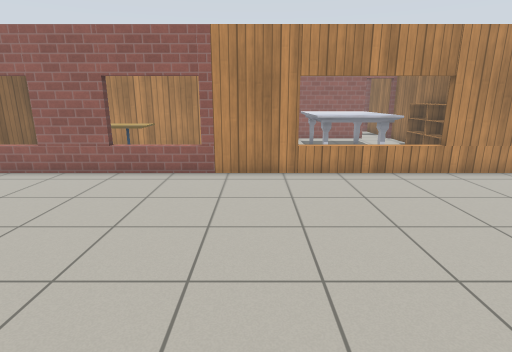
view 1 (above)

24 first-person views from a walk through a robot-simulator world made for Gazebo. The camera is 1.3 m above the floor, tilts 14° down and sees 80° across. The floor is counted in squares, 0.5 m on a side. Each view is taken from the middle of a square. On the plan, view 1 faces up. The plan holds only what a view shows up to about 20 squares ahead; the rest is blank. The place goes on beyond the plan. Robots are left out. Gazebo's built-in surfaces are drawn with simple patterns.

view 2
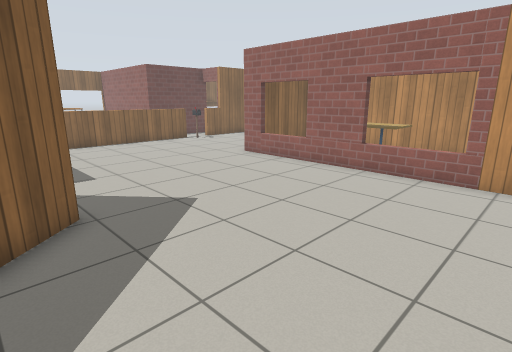

view 3
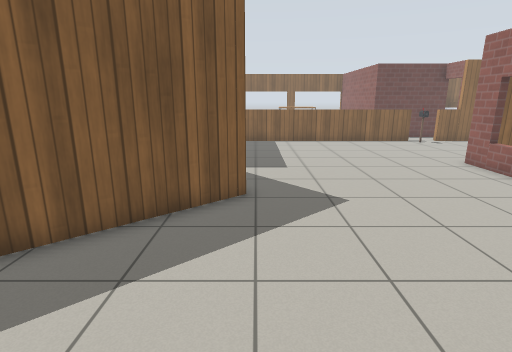

view 4
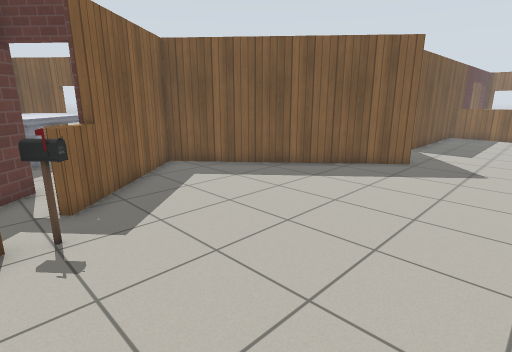

view 5
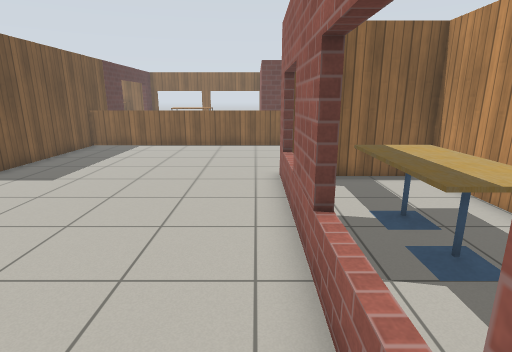

view 6
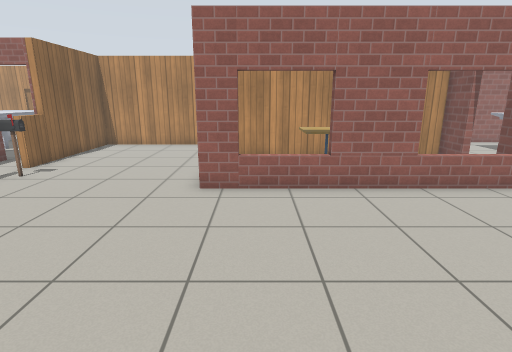

view 7
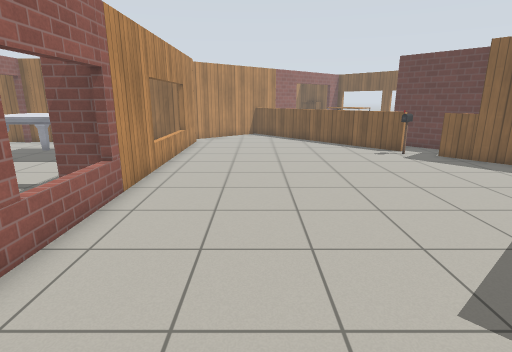

view 8
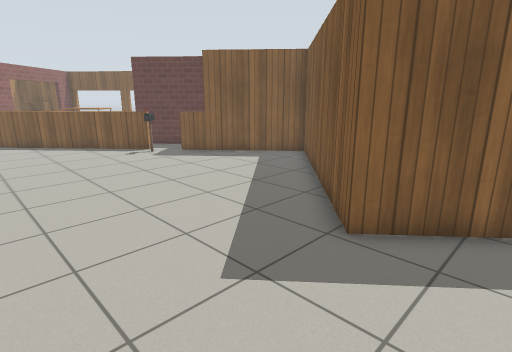

view 9
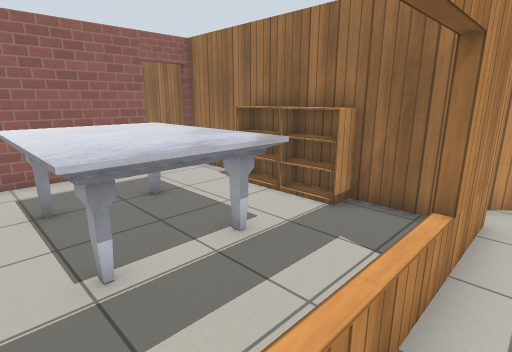

view 10
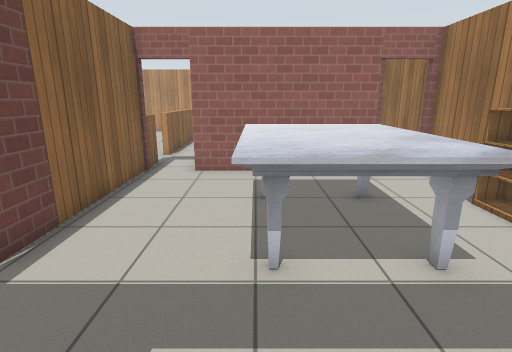

view 11
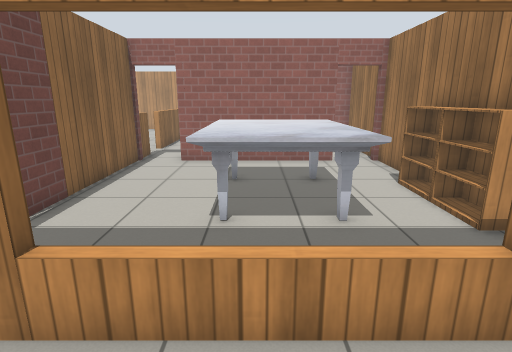

view 12
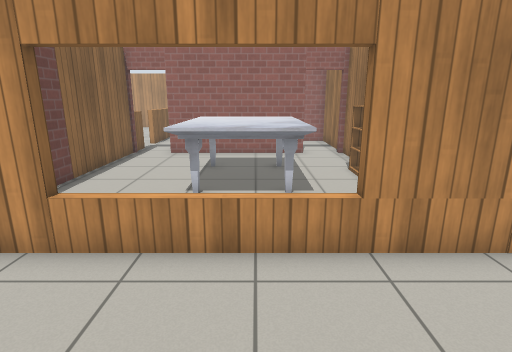

view 13
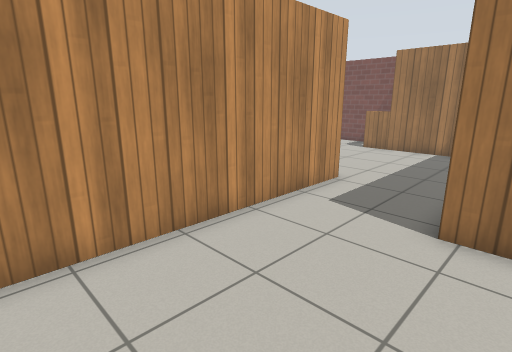

view 14
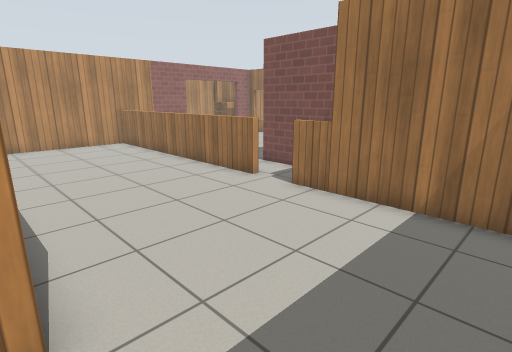

view 15
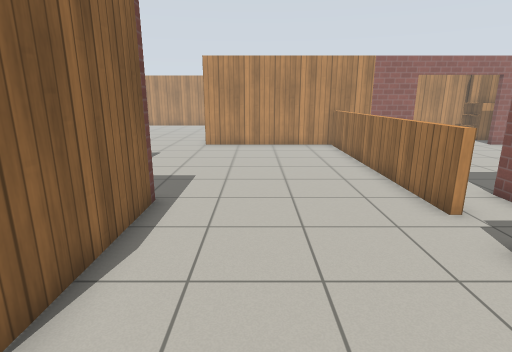

view 16
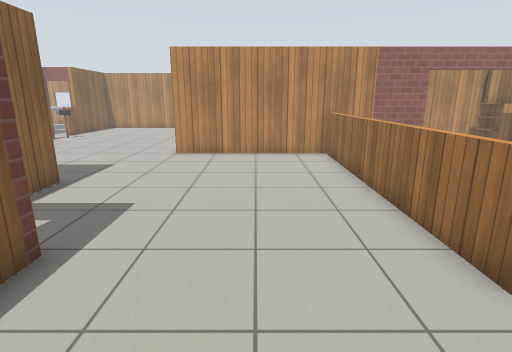

view 17
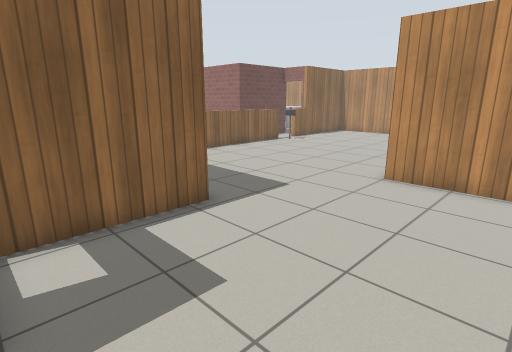

view 18
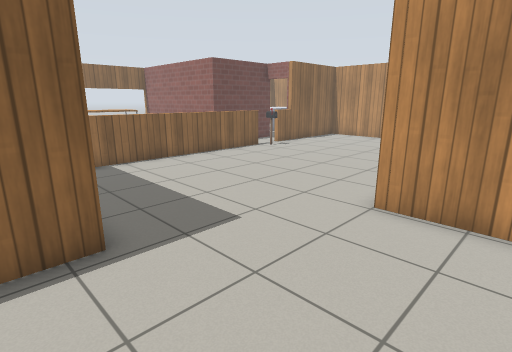

view 19
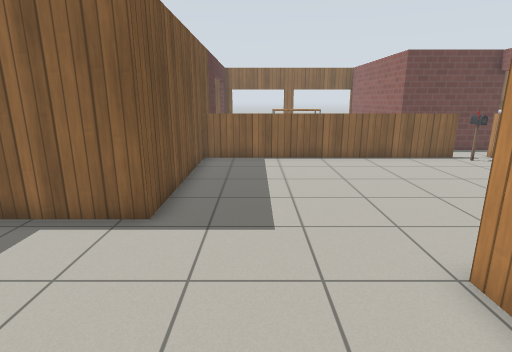

view 20
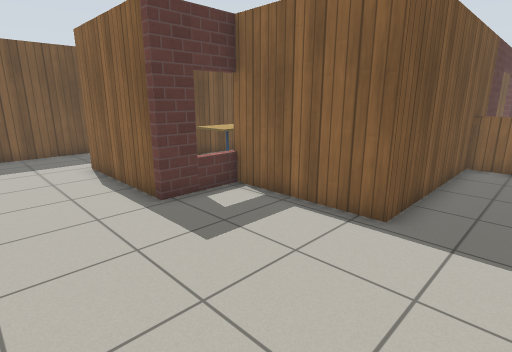

view 21
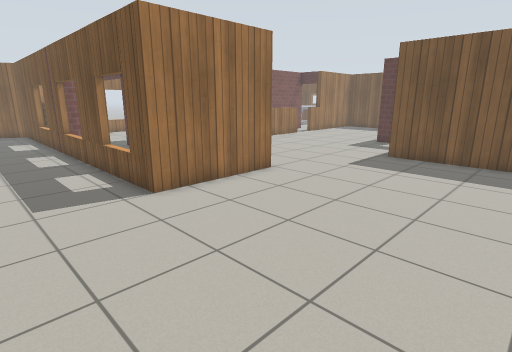

view 22
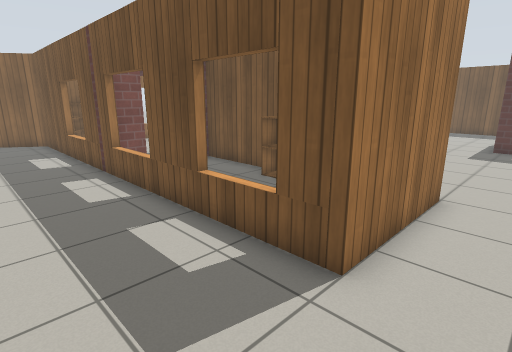

view 23
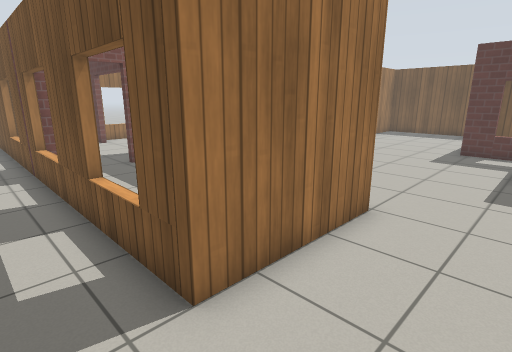

view 24
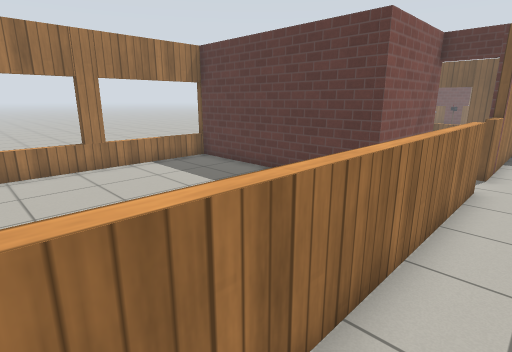

### Floor plan
Points are (right, up) in squares from view 1. A wall is a line through its corners. A room is listed if a view was taken in it or the views show most of it. See-through windows are left out.
Room 1 (views 1, 2, 3, 4, 5, 6, 7, 8, 9, 10, 11, 12, 13)
walls: (-9.7, -0.4) (-7.3, 1.7) (-0.9, -5.6); (-2.5, 16.1) (-11.4, 16.1) (-11.4, 11.2); (-11.7, 15.3) (-11.7, 16.4); (-14.5, 0.5) (-11.4, 0.5); (6.5, 10.8) (1.5, 10.8); (-0.1, -5.5) (4.3, -1.7); (-13.4, 20.3) (-18.9, 20.3) (-18.9, 13.6); (-21.5, 0.5) (-16.4, 0.5)
low walls: (-7.4, 10.8) (-8.6, 10.8); (-4.4, 10.8) (-5.6, 10.8); (-18.9, 12) (-18.9, 0.4); (5.7, -0.5) (10.6, 3.8)
ways out: opening at (-13.7, 18) to room 2; opening at (-0.2, 13.3)
objects: postbox (-18, 12); brick box (-11, 11); brick box (-10, 11) to (-9, 11); cafe table (-8, 12) to (-7, 14); brick box (-7, 11) to (-6, 11); cafe table (-6, 12) to (-5, 14); brick box (-4, 11) to (-3, 11); brick box (-2, 11) to (-1, 11); brick box (-2, 12) to (-1, 13); wooden box (0, 11) to (1, 11); postbox (5, 0)
Room 2 (views 14, 15, 16, 17, 18, 19, 20, 24)
walls: (-11.5, 25.8) (-8.7, 25.8) (-8.7, 20.3) (-13.4, 20.3); (-11.4, 30.6) (-11.4, 25.5); (0.7, 21.2) (0.7, 24.4); (-1.5, 17.1) (-1.5, 20.6); (-9.9, 16.4) (-6.3, 16.4); (-1.5, 36.2) (-9, 36.2)
low walls: (-1.5, 24.6) (-1.5, 36.3)
ways out: opening at (-13.7, 18) to room 1; opening at (-10, 33.4) to room 3; opening at (0, 21); opening at (0, 25.5)
objects: wooden box (-2, 22) to (-1, 23); brick post (-1, 21)
Room 3 (views 21, 22, 23)
walls: (-9, 36.2) (-9, 41.1); (-18.9, 45.5) (-18.9, 43.9); (-21.1, 45.5) (-21.1, 40.5); (-20.9, 30.6) (-11.4, 30.6)
low walls: (-18.9, 42.1) (-18.9, 30.5)
ways out: opening at (-10, 33.4) to room 2; opening at (-9, 43.5)
objects: postbox (-18, 42) to (-18, 43)

Positions as (right, up) in squares from view 1, and headings:
1: (0, 0), facing up
2: (0, 0), facing up-left
3: (1, 2), facing left
4: (6, 6), facing down-left
5: (-1, 10), facing left
6: (-10, 2), facing up
7: (-10, 7), facing right
8: (-10, 7), facing down-right
9: (2, 10), facing up-right
10: (3, 10), facing up
11: (4, 8), facing up
12: (5, 6), facing up
13: (-18, 15), facing up-right
14: (-9, 17), facing up-right
15: (-6, 18), facing up
16: (-5, 21), facing up
17: (-5, 26), facing up-left
18: (-6, 29), facing up-left
19: (-5, 33), facing left
20: (-5, 33), facing down-left
21: (-17, 45), facing down-right
22: (-11, 45), facing down-right
23: (-12, 43), facing down-right
24: (-3, 35), facing down-right
